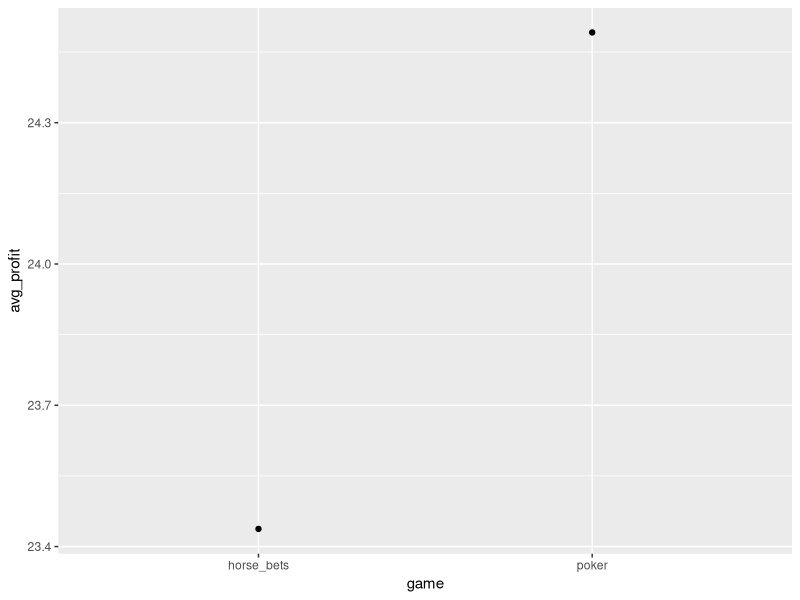
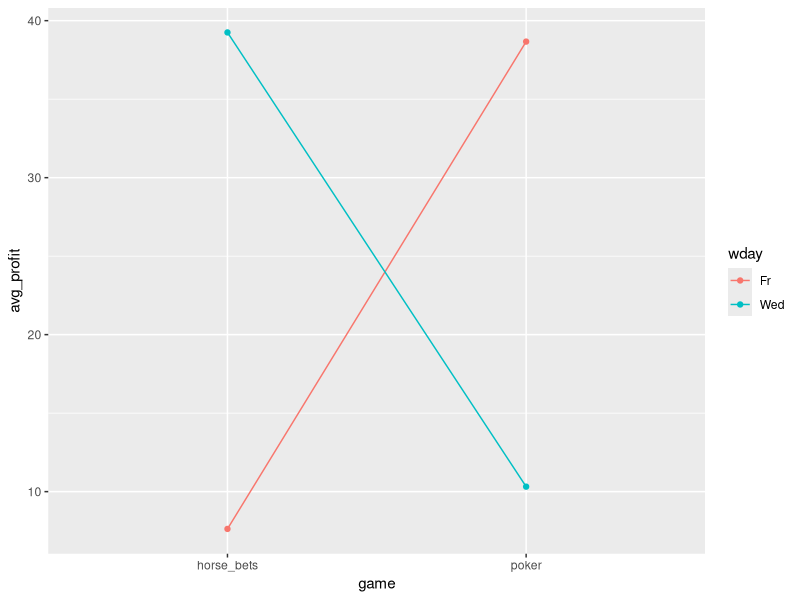
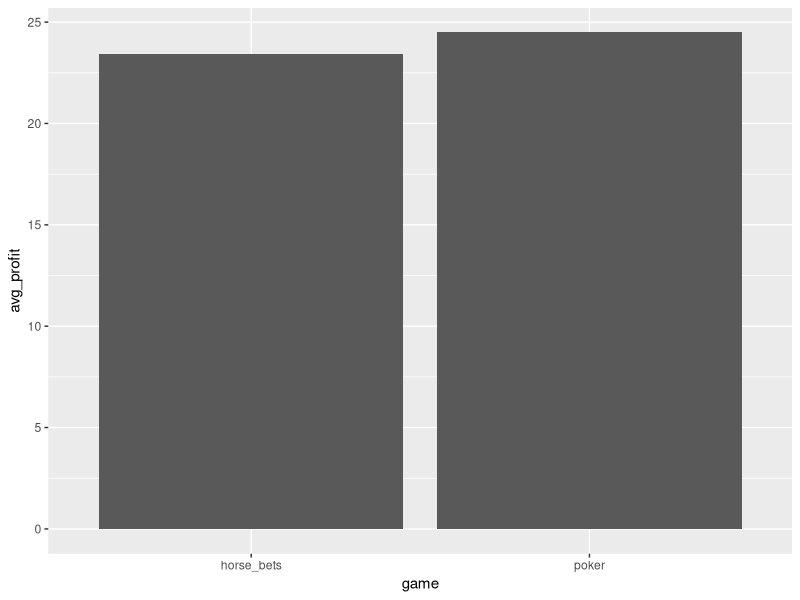
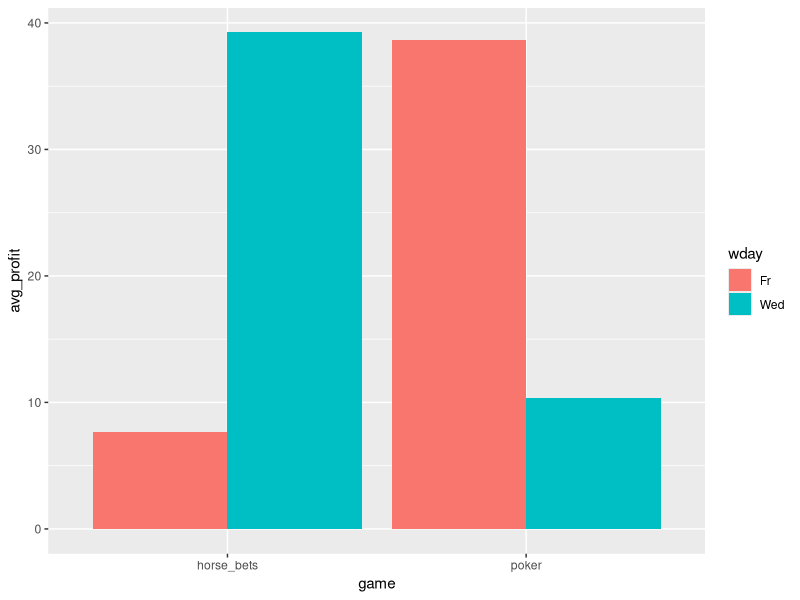

These figures' R source, in order:
## ---- chunk 1
# Seed for random number generation
set.seed(42)
knitr::opts_chunk$set(cache.extra = knitr::rand_seed, 
                      prompt = F)
## ---- chunk 2
# create and print vectors, don't save
c(1,2, 1000)
c(1,2, 1000, pi)
1:3
## ---- chunk 3
# create and print a data.frame
data.frame(1:3)
## ---- chunk 4
vector_var <- c(1,2,3,4,5,6,7,8)
vector_var
## ---- chunk 5
vector_var <- 1:8
vector_var
## ---- chunk 6
vector_var <- seq(1,8, by=2)
vector_var
## ---- chunk 7
letters
LETTERS
## ---- chunk 8
letters
## ---- chunk 9
LETTERS
## ---- chunk 10
# the first letter
letters[1]
## ---- chunk 11
# the 13-th letter
letters[13]
## ---- chunk 12
# both of them
letters[c(1,13)]
## ---- chunk 13
# both of them
letters[6:12]
## ---- chunk 14
# both of them
letters[-1]
## ---- chunk 15
digits <- c('one'=1, 'two'=2, 'three'=3, 'four'=4, 'five'=5, 'six'=6)
## ---- chunk 16
digits[c('one', 'six')]
## ---- chunk 17
9
## ---- chunk 18
letters # print a vector with all lower-case letters
## ---- chunk 19
horse_bets_payout_tl <- c(100, -50, 1, 100, -10, -20, 250, -40, -30, 23, -23, 55, 14, 8, 24, -3)
## ---- chunk 20
poker_payout_tl <- c(24, 5, -38.1, 12, 103, 15, 5, 187, 13, -23, -45, 36)
## ---- chunk 21
sum(horse_bets_payout_tl)
sum(poker_payout_tl)
## ---- chunk 22
length(horse_bets_payout_tl)
mean(horse_bets_payout_tl)
sum(horse_bets_payout_tl)/length(horse_bets_payout_tl)
## ---- chunk 23
mean(horse_bets_payout_tl)
mean(poker_payout_tl)
## ---- chunk 24
horse_bets_profits_tl <- horse_bets_payout_tl - 1.5
## ---- chunk 25
poker_profits_tl <- poker_payout_tl
## ---- chunk 26
horse_bets_payout_tl
horse_bets_profits_tl
## ---- chunk 27
poker_payout_tl
poker_profits_tl
## ---- chunk 28
mean(horse_bets_profits_tl)
## ---- chunk 29
mean(poker_profits_tl)
## ---- chunk 30
# create two vectors with week days
horse_bets_week_days <- rep(c("Wed", "Fr"), 8)
poker_week_days <- rep(c("Wed", "Fr"), 6)
## ---- chunk 31
df_horse_bets <- 
  data.frame(wday = horse_bets_week_days, 
             profit = horse_bets_profits_tl)
## ---- chunk 32
df_poker <- 
  data.frame(wday = poker_week_days, 
             profit = poker_payout_tl)
## ---- chunk 33
df_horse_bets
## ---- chunk 34
head(df_horse_bets, 2)
## ---- chunk 35
df_gambling <- rbind(df_horse_bets, df_poker)
## ---- chunk 36
head(df_gambling)
## ---- chunk 37
df_horse_bets$game <- "horse_bets"
df_poker$game <- "poker"
## ---- chunk 38
df_gambling <- rbind(df_horse_bets, df_poker)
head(df_gambling)
## ---- chunk 39
# load the two packages
library(magrittr) # for '%>%'
library(dplyr) # for group_by() and summarize()
## ---- chunk 40
df_gambling %>% 
  group_by(game) %>% 
  summarize(avg_profit = mean(profit))
## ---- chunk 41
df_gambling %>% 
  group_by(game, wday) %>% 
  summarize(avg_profit = mean(profit))
## ---- chunk 42
df_gambling %>% 
  group_by(game, wday) %>% 
  summarize(avg_proportion_wins = mean(profit>0) )
## ---- chunk 43
profits_by_game <- 
  df_gambling %>% 
    group_by(game) %>% 
    summarize(avg_profit = mean(profit))
## ---- chunk 44
profits_by_game_and_wday <- 
  df_gambling %>% 
    group_by(game, wday) %>% 
    summarize(avg_profit = mean(profit))
## ---- chunk 45
library(ggplot2)
## ---- chunk 46
ggplot(profits_by_game, aes(game, avg_profit)) + geom_point()
## ---- chunk 47
library(ggplot2)
ggplot(profits_by_game_and_wday, aes(game, avg_profit, color = wday, group = wday)) + geom_point() + geom_line()
## ---- chunk 48
library(ggplot2)
ggplot(profits_by_game, aes(game, avg_profit)) + geom_bar(stat = "identity")
## ---- chunk 49
library(ggplot2)
ggplot(profits_by_game_and_wday, aes(game, avg_profit, fill = wday)) + geom_bar(stat = "identity", position = "dodge")
